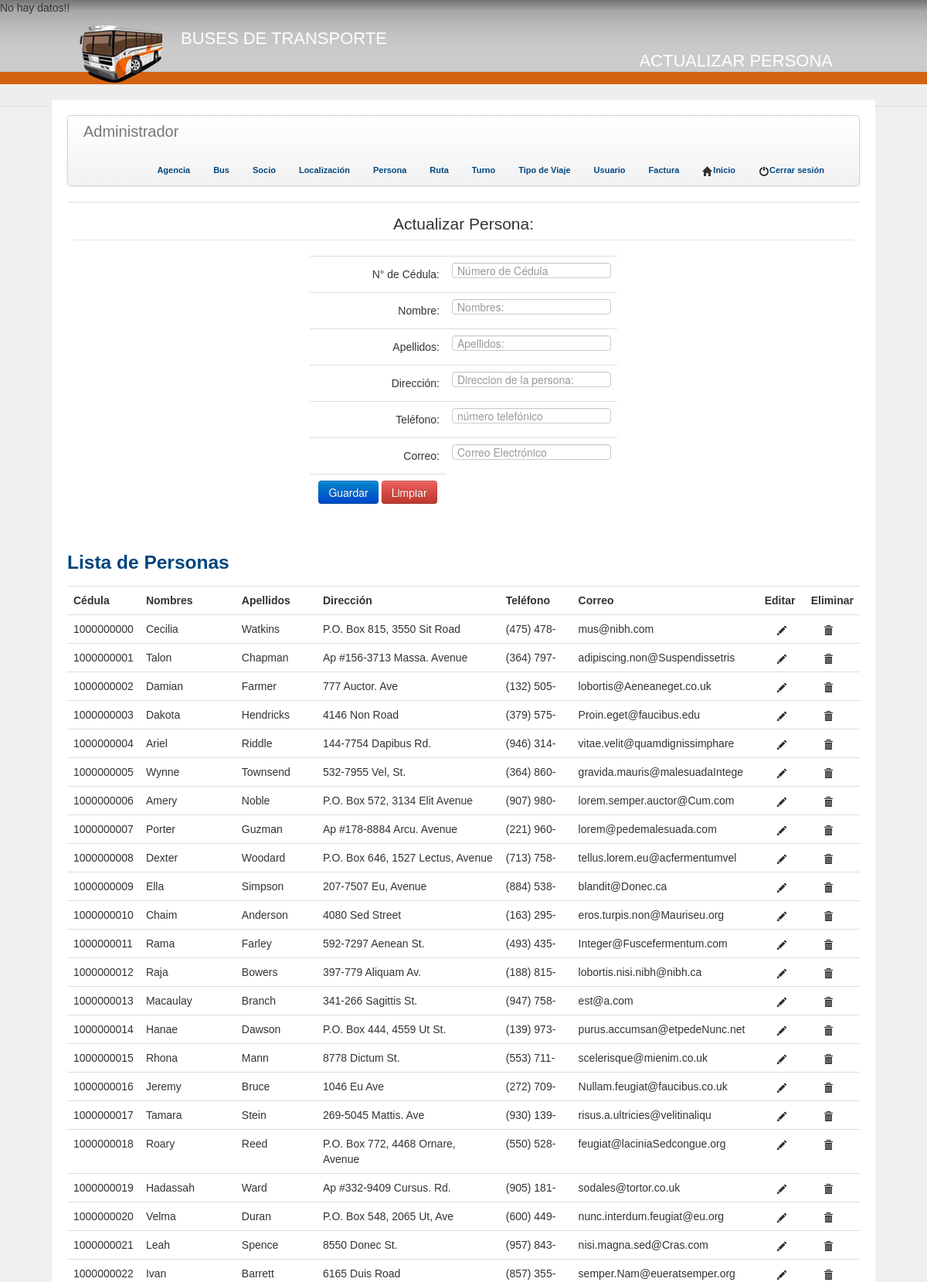
/pages/actPersona.php (signed in, upper part), run on the app's committed database.
### tables this page shows
CREATE TABLE IF NOT EXISTS `persona` (
  `cedula` varchar(10) NOT NULL,
  `Nombres` varchar(40) NOT NULL,
  `Apellidos` varchar(40) NOT NULL,
  `direccion` text NOT NULL,
  `telefono` varchar(25) NOT NULL,
  `correo` varchar(30) NOT NULL,
  PRIMARY KEY (`cedula`)
);

### php/listarPersona.php (the view, shortened to what this page needs)
<?php
include("../dll/conexionsql.php");
extract($_GET);
if(!isset($bandera)){
	$sql="SELECT * FROM persona";
	$ressql=mysql_query($sql,$con);
	$totdatos=mysql_num_rows($ressql);
	if($totdatos>0){
		echo "<table border='0' class='table table-hover'>";
		echo "<h3 class=\"azul\">Lista de Personas</h3>";
		echo "<tr>";
		echo "<th scope='col'>"."Cédula"."</th>";
		echo "<th scope='col'>"."Nombres"."</th>";
		echo "<th scope='col'>"."Apellidos"."</th>";
		echo "<th scope='col'>"."Dirección"."</th>";
		echo "<th scope='col'>"."Teléfono"."</th>";
		echo "<th scope='col'>"."Correo"."</th>";
		echo "<th scope='col'>"."Editar"."</th>";
		echo "<th scope='col'>"."Eliminar"."</th>";
		echo "</tr>";
		while ($row=mysql_fetch_array($ressql)) {
			echo "<tr class='filas'>";
			echo "<td>".$row[0]."</td>";
			echo "<td>".$row[1]."</td>";
			echo "<td>".$row[2]."</td>";
			echo "<td>".$row[3]."</td>";
			echo "<td>".$row[4]."</td>";
			echo "<td>".$row[5]."</td>";
			echo "<td>
			<a href='actPersona.php?id=".base64_encode($row[0])."'>
				<i class='icon-pencil'></i>
			</a>
		</td>";
		echo "<td>
		<a href='../php/listarPersona.php?id=".base64_encode($row[0])."&bandera=1'>
			<i class='icon-trash'></i>
		</a>
	</td>";
	echo "</tr>";
}
echo "</table";
}else{
	echo "No hay datos!!";
}
}
?>

### UtplCss/tema.css (style rules this page uses)
body { background: url("../img/bg.jpg") repeat-x scroll 0% 0% #EFEFEF; margin: 0px; padding: 0px; font-family: Arial,Helvetica,Sans-serif !important; }
.navbar label,a { color: #00457E !important; font-family: Arial,Helvetica,Sans-serif !important; font-size: 11px !important; font-weight: bold !important; padding: 8px 15px; text-decoration: none !important; }

### UtplCss/internas.css (style rules this page uses)
.azul { color: #00457E; }

### data on the page
persona: cedula "1000000000", Nombres "Cecilia", Apellidos "Watkins", direccion "P.O. Box 815, 3550 Sit Road", telefono "(475) 478-", correo "mus@nibh.com"
persona: cedula "1000000001", Nombres "Talon", Apellidos "Chapman", direccion "Ap #156-3713 Massa. Avenue", telefono "(364) 797-", correo "adipiscing.non@Suspendissetris"
persona: cedula "1000000002", Nombres "Damian", Apellidos "Farmer", direccion "777 Auctor. Ave", telefono "(132) 505-", correo "lobortis@Aeneaneget.co.uk"
persona: cedula "1000000003", Nombres "Dakota", Apellidos "Hendricks", direccion "4146 Non Road", telefono "(379) 575-", correo "Proin.eget@faucibus.edu"
persona: cedula "1000000004", Nombres "Ariel", Apellidos "Riddle", direccion "144-7754 Dapibus Rd.", telefono "(946) 314-", correo "vitae.velit@quamdignissimphare"
persona: cedula "1000000005", Nombres "Wynne", Apellidos "Townsend", direccion "532-7955 Vel, St.", telefono "(364) 860-", correo "gravida.mauris@malesuadaIntege"
persona: cedula "1000000006", Nombres "Amery", Apellidos "Noble", direccion "P.O. Box 572, 3134 Elit Avenue", telefono "(907) 980-", correo "lorem.semper.auctor@Cum.com"
persona: cedula "1000000007", Nombres "Porter", Apellidos "Guzman", direccion "Ap #178-8884 Arcu. Avenue", telefono "(221) 960-", correo "lorem@pedemalesuada.com"
persona: cedula "1000000008", Nombres "Dexter", Apellidos "Woodard", direccion "P.O. Box 646, 1527 Lectus, Avenue", telefono "(713) 758-", correo "tellus.lorem.eu@acfermentumvel"
persona: cedula "1000000009", Nombres "Ella", Apellidos "Simpson", direccion "207-7507 Eu, Avenue", telefono "(884) 538-", correo "blandit@Donec.ca"
persona: cedula "1000000010", Nombres "Chaim", Apellidos "Anderson", direccion "4080 Sed Street", telefono "(163) 295-", correo "eros.turpis.non@Mauriseu.org"
persona: cedula "1000000011", Nombres "Rama", Apellidos "Farley", direccion "592-7297 Aenean St.", telefono "(493) 435-", correo "Integer@Fuscefermentum.com"
persona: cedula "1000000012", Nombres "Raja", Apellidos "Bowers", direccion "397-779 Aliquam Av.", telefono "(188) 815-", correo "lobortis.nisi.nibh@nibh.ca"
persona: cedula "1000000013", Nombres "Macaulay", Apellidos "Branch", direccion "341-266 Sagittis St.", telefono "(947) 758-", correo "est@a.com"
persona: cedula "1000000014", Nombres "Hanae", Apellidos "Dawson", direccion "P.O. Box 444, 4559 Ut St.", telefono "(139) 973-", correo "purus.accumsan@etpedeNunc.net"
persona: cedula "1000000015", Nombres "Rhona", Apellidos "Mann", direccion "8778 Dictum St.", telefono "(553) 711-", correo "scelerisque@mienim.co.uk"
persona: cedula "1000000016", Nombres "Jeremy", Apellidos "Bruce", direccion "1046 Eu Ave", telefono "(272) 709-", correo "Nullam.feugiat@faucibus.co.uk"
persona: cedula "1000000017", Nombres "Tamara", Apellidos "Stein", direccion "269-5045 Mattis. Ave", telefono "(930) 139-", correo "risus.a.ultricies@velitinaliqu"
persona: cedula "1000000018", Nombres "Roary", Apellidos "Reed", direccion "P.O. Box 772, 4468 Ornare, Avenue", telefono "(550) 528-", correo "feugiat@laciniaSedcongue.org"
persona: cedula "1000000019", Nombres "Hadassah", Apellidos "Ward", direccion "Ap #332-9409 Cursus. Rd.", telefono "(905) 181-", correo "sodales@tortor.co.uk"
persona: cedula "1000000020", Nombres "Velma", Apellidos "Duran", direccion "P.O. Box 548, 2065 Ut, Ave", telefono "(600) 449-", correo "nunc.interdum.feugiat@eu.org"
persona: cedula "1000000021", Nombres "Leah", Apellidos "Spence", direccion "8550 Donec St.", telefono "(957) 843-", correo "nisi.magna.sed@Cras.com"
persona: cedula "1000000022", Nombres "Ivan", Apellidos "Barrett", direccion "6165 Duis Road", telefono "(857) 355-", correo "semper.Nam@eueratsemper.org"
